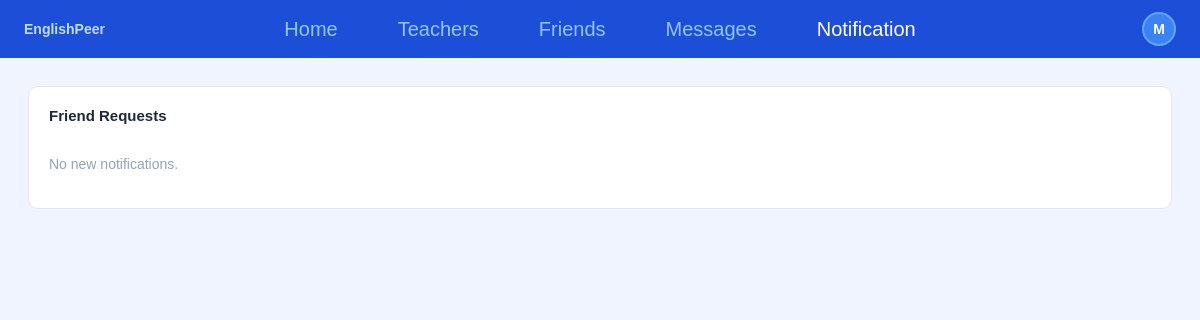
The page /notifications (signed in) on the database as committed earlier.
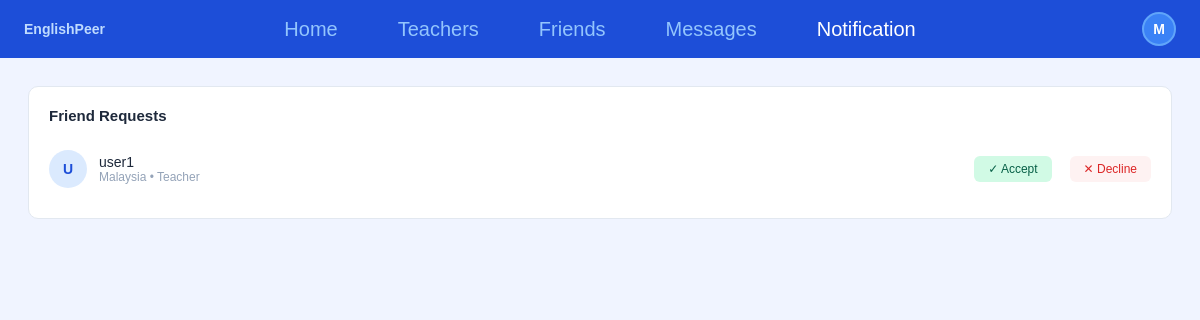
The same page on the database as committed later.
### tables this page shows
CREATE TABLE users (
            id INTEGER PRIMARY KEY AUTOINCREMENT,
            email TEXT UNIQUE NOT NULL,
            password TEXT NOT NULL,
            name TEXT NOT NULL,
            phone TEXT,
            gender TEXT,
            country TEXT,
            education TEXT,
            role TEXT,
            profile_pic TEXT DEFAULT 'default.png',
            bio TEXT
        );

### app.py (the view)
@app.route('/notifications')
def notifications():
    if 'email' not in session:
        return redirect(url_for('home'))
    ph = '%s' if os.environ.get('DATABASE_URL') else '?'
    conn = get_db()
    c = conn.cursor()
    c.execute(f'''SELECT f.sender, u.name, u.country, u.role
                 FROM friends f JOIN users u ON f.sender=u.email
                 WHERE f.receiver={ph} AND f.status='pending' ''',
              (session['email'],))
    requests = c.fetchall()
    c.execute(f"SELECT COUNT(*) FROM friends WHERE receiver={ph} AND status='pending'",
              (session['email'],))
    notif_count = c.fetchone()[0]
    conn.close()
    return render_template('notifications.html',
                           username=session['name'],
                           email=session['email'],
                           requests=requests,
                           notif_count=notif_count)

### app.py (called while the page is built)
def get_db():
    DATABASE_URL = os.environ.get('DATABASE_URL')
    if DATABASE_URL:
        result = urlparse(DATABASE_URL)
        conn = psycopg2.connect(
            database=result.path[1:],
            user=result.username,
            password=result.password,
            host=result.hostname,
            port=result.port
        )
    else:
        conn = sqlite3.connect('users.db')
    return conn

### templates/notifications.html (shortened to what this page needs)
<!DOCTYPE html>
<html>
<head>
    <link rel="stylesheet" href="{{ url_for('static', filename='style.css') }}">
</head>
<body>
<nav class="navbar">
    <span class="logo">EnglishPeer</span>
    <div class="nav-links">
        <a href="/home">Home</a>
        <a href="/home?role=Teacher">Teachers</a>
        <a href="/friends">Friends</a>
        <a href="/messages">Messages</a>
        <a href="/notifications" style="color:white;font-weight:500;">Notification</a>
    </div>
    <div class="nav-avatar">{{ username[0]|upper }}</div>
</nav>
<div style="background:#f0f4ff;min-height:calc(100vh - 56px);padding:28px;">
    <div class="section-card">
        <div class="section-header">
            <span class="section-title">Friend Requests</span>
        </div>
        {% if requests %}
            {% for req in requests %}
            <div class="contact-row">
                <div class="contact-avatar" style="background:#dbeafe;color:#1d4ed8;">
                    {{ req[1][0]|upper }}
                </div>
                <div class="contact-info">
                    <div class="contact-name">{{ req[1] }}</div>
                    <div class="contact-sub">{{ req[2] }} • {{ req[3] }}</div>
                </div>
                <a href="/accept_friend/{{ req[0] }}"
                   style="padding:6px 14px;background:#d1fae5;color:#065f46;border-radius:6px;font-size:12px;text-decoration:none;margin-right:6px;">
                   ✓ Accept
                </a>
                <a href="/decline_friend/{{ req[0] }}"
                   style="padding:6px 14px;background:#fef2f2;color:#dc2626;border-radius:6px;font-size:12px;text-decoration:none;">
                   ✕ Decline
                </a>
            </div>
            {% endfor %}
        {% else %}
            <p style="color:#94a3b8;font-size:14px;padding:16px 0;">No new notifications.</p>
        {% endif %}
    </div>
</div>
</body>
</html>

### static/style.css (style rules this page uses)
* { margin: 0; padding: 0; box-sizing: border-box; font-family: Arial, sans-serif; }
body { background: #f0f4ff; min-height: 100vh; }
.navbar { background: #1d4ed8; padding: 12px 24px; display: grid; grid-template-columns: 1fr auto 1fr; align-items: center; }
.navbar .logo { font-size: 14px; font-weight: bold; color: #bfdbfe; }
.navbar .nav-links { display: flex; gap: 60px; align-items: center; justify-content: center; }
.navbar .nav-links a { font-size: 20px; color: #93c5fd; text-decoration: none; }
.navbar .nav-avatar { width: 34px; height: 34px; border-radius: 50%; background: #3b82f6; display: flex; align-items: center; justify-content: center; font-size: 14px; font-weight: bold; color: white; border: 2px solid #60a5fa; margin-left: auto; }
.section-card { background: white; border-radius: 10px; padding: 20px; border: 0.5px solid #e2e8f0; }
.section-header { display: flex; justify-content: space-between; align-items: center; margin-bottom: 16px; }
.section-title { font-size: 15px; font-weight: 600; color: #1e293b; }
.contact-row { display: flex; align-items: center; gap: 12px; padding: 10px 0; border-bottom: 0.5px solid #f1f5f9; }
.contact-row:last-child { border-bottom: none; }
.contact-avatar { width: 38px; height: 38px; border-radius: 50%; display: flex; align-items: center; justify-content: center; font-size: 14px; font-weight: bold; }
.contact-info { flex: 1; }
.contact-name { font-size: 14px; font-weight: 500; color: #1e293b; }
.contact-sub { font-size: 12px; color: #94a3b8; }

Rows that differ between the two databases and show on the page:
added users: name "U", name "user1", country "Malaysia", role "Teacher"
Other text that changed with them:
text no longer shown: "No new notifications."
